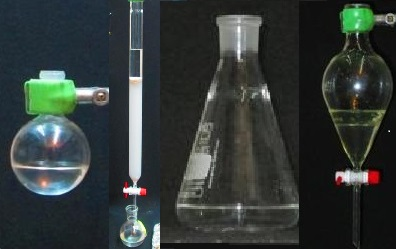
%> input picture Is.JPG, 396 x 249 px
$ octave --eval "result = MAIN_find_object_in_image;"   (GNU Octave 9; MATLAB toolbox functions it lacks are replaced by stand-ins)
%> lines starting %> are read from the running program, lines starting %| are printed output that depends on the picture; in (x1, y1, x2, y2) boxes, pixels count from 0 and x2, y2 are one past the last pixel; in counts of white or black regions, pixels touching at a corner belong together; the program's own positions count from 1
### Resize_binary_edge_image.m
function [mat]=Resize_binary_edge_image(I,Sy,Sx)
%{
Resize binary (logical) edge image I to new size Sy,Sx or to by size ratio
Sy (if Sx is not inserted), The resize image will also also be a binary edge image.
The connectivity/topology of all edges/curves in the original image I will be
maintained and the line thickness of the curves in the output image mat will
remain 1 pixel.


Input
I: Binary  edge image (logical type) consist of lines and curves with thickness of one pixels (such as curves, contour line, template, or edge images)

Sy,Sx: The size of the resized image
OR
Sy (no Sx) the scale ratio of the resized image to the original image

Output
mat: Resized version of the input image I, also binary edge image, the connectivity/topology of the edges/curves in I is maintain and also the line thickness remain one pixel

Note:
In addition to enlarging/shrinking of images can also be used to stretch edge images by using different  proportions (Sx,Sy) of output image dimension  to input image dimension .
%}
%close all;
[Hight,Width]=size(I);
if nargin==2 % if there is no Sx assume that Sy is the scale ratio between  the resized image and input image I else assume that Sy,Sx are the dimension of the new image
    Sx=round(Sy*Width);
    Sy=round(Sy*Hight);
end;
mat = logical(zeros(Sy,Sx));
dx=Sx/Width;
dy=Sy/Hight;
 [y,x]=find(I);
 [n,tt]=size(x);
for f=1:n
    if x(f)>1 && I(y(f),x(f)-1)==1 % Connect horizontal neighbour
        mat=ConnectPoints(mat,round(x(f)*dx),round(y(f)*dy),round((x(f)-1)*dx),round(y(f)*dy));
    end;
    if y(f)>1 && I(y(f)-1,x(f))==1 %connect vertical neighbour
          mat=ConnectPoints(mat,round(x(f)*dx),round(y(f)*dy),round((x(f))*dx),round((y(f)-1)*dy));
    end;
    if y(f)>1  && x(f)>1 &&  I(y(f)-1,x(f))==0 && I(y(f),x(f)-1)==0 && I(y(f)-1,x(f)-1)==1 % connect diagonal neighbor
        mat=ConnectPoints(mat,round(x(f)*dx),round(y(f)*dy),round((x(f)-1)*dx),round((y(f)-1)*dy));
    end;
     if y(f)>1  && x(f)<Width &&  I(y(f)-1,x(f))==0 && I(y(f),x(f)+1)==0 && I(y(f)-1,x(f)+1)==1 % connect second diagonal neighbor
         mat=ConnectPoints(mat,round(x(f)*dx),round(y(f)*dy),round((x(f)+1)*dx),round((y(f)-1)*dy));
    end;
end;
%imshow(mat);
end
%%%%%%%%%%%%%%%%%%%%%%%%%%%%%%%%%%%%%%%%%%%%%%%%%%%%%%%%%%%%%%%%%%%%%%%%%%%%%%%%%%%%%%%%%%%%%%%%%%%%%%%%%%%%%%%%%%%%%%%%%%%%%%%%%%%%%%%%%%%%%%%%%%%%%%%%%%%%%%%%%%%%%%%%%%%%
% [21 lines left out: function ConnectPoints, not called in this run]

### Template_match.m

function [score,  y, x ]=Template_match(Is,Itm,Itm_dilation)
%{
Find  templae Itm (binary) image Is (GreyScale).
Return y,x coordinates of the best match and its score

Itm_dilation: The amount of dilation for of the template. How much the template line will be thickened  (in pixels) for each side before crosscorelated with the image.
 The thicker the template the better its chance to overlap with edge of object in the image and more rigid the recognition process, however thick template can also reduce recognition accuracy.
The default value for this parameter is 1/40 of the average dimension size of the template Itm.
%}
%==========================================intialize optional paramters=================================================================================================================

if (nargin<1)
    Sitm=size(Itm);
Itm_dilation=floor(sqrt(Sitm(1)*Sitm(2))/80);% in order to avoid the edge from missing correct point by dilation the size of dilation is proportinal to the size of the item template dimension.
%tm_dilation=2
end;
%===================================================Prepare template=======================================================================================================================
%---------------------DILATE Template-------------------------------------------------------------------------------------------------------------------------------------------------
%%it might be that the border will be  tin to be idenified by single  edge
%dilution of the template will prevent it from being miss
It=double(Itm);
for f=1:1:Itm_dilation
    It=dilate(It);%DILATE Template
end

    Im=double(It);

%==================================================Prepare image========================================================================================
%----------------------------------------Transform image to canny edge--------------------------------------------------------------------------------------------------------

    Iedg=edge(Is,'canny');%,[highthresh/3,highthresh],1.1);
    Iedg=double(Iedg);


%==============================================Search for template in the image===============================================================================================
%------------------------------------------------------------------------------filter-----------------------------------------------------------------------------------------------------

Itr=imfilter(Iedg,Im,'same');%use filter/kernal to scan the cross correlation of the image Iedg to the template and give match of the cross corelation scoe for each pixel in the image
%---------------------------------------------------------------------------normalized according to template size (fraction of the template points that was found)------------------------------------------------------------------------------------------------
Itr=Itr./sqrt(sum(sum(Itm)));% normalize score match by the number of pixels in the template to avoid biase toward large template
%---------------------------------------------------------------------------find the location best match
mx=max(max(Itr));
[y,x]=find(Itr==mx,  1, 'first'); % find the location first 10 best matches which their score is at least thresh percents of the maximal score and put them in the x,y array
score=zeros(size(y));
ss=size(Itm);


   score=Itr(y(1),x(1));
   y(1)=round(y(1)-ss(1)/2);% normalize the location of the cordinate to so it will point on the edge of the image and not its center
   x(1)=round(x(1)-ss(2)/2);
%====================================For display only mark the ves result on the image=======================================================================
end
%%%%%%%%%%%%%%%%%%%%%%%%%%%DILATE%%%%%%%%%%%%%%%%%%%%%%%%%%%%%%%%%%%%%%%%%%%%%%%%%%%%%%%%%%%%%%%%%%%%%%%%%%%%%%%%%%%%%%%%%%%%%%55
% dilate binary image bw
function bw2=dilate(bw)
bw2=imdilate(bw,strel('square',3));%dilate image
end

### set2.m
function [m2] = set2( m,k,v,y ,x )
% set value of  v in coordinates k of image m  with initial position x and y,
if nargin<4
    y=0;
    x=0;
end;
if x<0
    x=0;
end;
if y<0
    y=0;
end;
[a,b]=size(k);
m2=m;
for f=1:1:a
    m2(k(f,1)+y,k(f,2)+x)=v;
%m(6,6)=7;
end
end

### MAIN_find_object_in_image.m
function [Ismarked,Iborders,Ybest,Xbest, ItmSize, BestScore]= MAIN_find_object_in_image(Is,Itm, Itm_dilation)
%{
Find Template Itm in image Is.
The  template does not have to fit the size of the object in the image.
The program scan various of size ratios of template to image to find the location and size ratios of the best match.
The function can use template match to find the object in the image

Input (Essential):
Is: Color image with the object to be found.
Itm: Template of the object to be found. The template is written as binary image with the boundary of the template marked 1(white) and all the rest of the pixels marked 0.
Template of object Itm could be created by extracting the object boundary in image with uniform background,
this could be done (for symmetric objects) using the code at: http://www.mathworks.com/matlabcentral/fileexchange/46887-find-boundary-of-symmetric-object-in-image

Optional input
Itm_dilation: The amount of dilation for of the template. How much the template line will be thickened  (in pixels) for each side before crosscorelated with the image.
 The thicker the template the better its chance to overlap with edge of object in the image and more rigid the recognition process, however thick template can also reduce recognition accuracy.
The default value for this parameter is 1/40 of the average dimension size of the template Itm.

Output
Ismarked: The image (Isresize) with the template marked upon it in the location of and size of the best match.
Iborders: Binary image of the borders of the template/object in its scale and located in the place of the best match on the image.
Ybest Xbest: location on the image (in pixels) were the template were found to give the best score (location the top left pixel of the template Itm in the image).
ItmSize: The size of  the template that give the best match
BestScore: Score of the best match found in the scan (the score of the output).


%}
%%%%%%%%%%%%%%%%%%%%%%%%%%%%%%%%%%%%%initialize optiona paramters%%%%%%%%%%%%%%%%%%%%%%%%%%%%%%%%%%%%%%%%%%%%%%%%%%%%%%%%%%%%%%%%%%%%%%%%%%%%%%%%%
if (nargin<1)  Is=imread('Is.jpg');  end; %Read image
%> in MAIN_find_object_in_image, Is is the input picture: size 249x396x3 uint8; mean R, G, B 50.6, 57.6, 55.4
if (nargin<2)  Itm=imread('Itm.tif');end; %Read template image
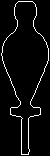
%> input picture Itm.tif, 50 x 156 px
%> after `Itm=imread('Itm.tif')`: Itm: size 156x50 logical; 4.6% white in thin lines or dots
if (nargin<3)
    Sitm=size(Itm);
%> Sitm = [156 50]
    Itm_dilation=floor(sqrt(Sitm(1)*Sitm(2))/80); % dilation level of the template.
%> Itm_dilation = 1
    %In order to avoid the edge from missing correct point by dilation the size of dilation is proportinal to the size of the item template dimension.
end;
Is=rgb2gray(Is);
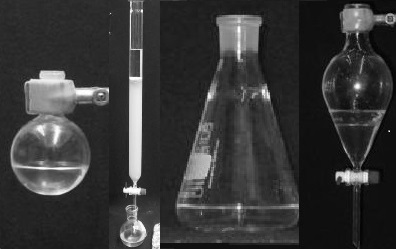
%> Is: size 249x396 uint8; min 0, max 255, mean 55.3
Itm=logical(Itm);% make sure Itm is boolean image
BestScore=-100000;
close all;
imtool close all;
%%%%%%%%%%%%%%%%Some parameters%%%%%%%%%%%%%%%%%%%%%%%%%%%%%%%%%%%%%%%%%%%%%%%%%%%%%%%%%%555555555
St=size(Itm);
%> St = [156 50]
Ss=size(Is);
%> Ss = [249 396]
SizeRatio=min(Ss(1)/St(1), Ss(2)/St(2)); % size ratio between the template Itm and image Is (minimum dimension)
%> SizeRatio = 1.6
%%%%%%%%%%%%%%%%%%%%%%%%%%%%%%%%%%%%%%%%%%%%%%%%Main Scan  %%%%%%%%%%%%%%%%%%%%%%%%%%%%%%%%%%%%%%%%%%%%%%%%%%%%%%%%%%%%%%%%%%%%%%%%%%%%%%%%%%%%%%%%%%%%%%%%%%%%%%%%%%%%%%%%%%%%%%%%%%%%%%%%%
%----------------------------Resize template Itm in each cycle and search for the template in the target image Is-----------------------------------------------------------------------------------------------------------------------
%Start by resizing the tempplate Itm to the max size that fit the image Is and then resize shrinked it in
%Jumps of 0.5% and use hough/template match for every resized  version to the image
for Scale=100:-0.5:2   % Determine the size of the template Itm in each step of the loop in percetage (100 is original size)
    disp([num2str(100-Scale) '% Scanned']);
    Itr=Resize_binary_edge_image(Itm,SizeRatio*Scale/100); % resize the template line while maintianing it is binary close countour line image with thinkness of 1 pixel
    St=size(Itr);% write the new size of resize template Itr
      if (St(1)*St(2)<400) break; end; %if the resize template contain less then 300 pixels it is to for practical matching and the loop is terminated
 %-----------------------------------------------------------------------------------------------------------------------------------------
 % the actuall recogniton step of the resize template Itm in the orginal image Is and return location of best match and its score can occur in one of three modes given in search_mode
               [score,  y,x ]=Template_match(Is,Itr,Itm_dilation); %apply template matching here and return list of good points (x,y) and their scoring

     %--------------------------if the correct match score is better then previous best match write the paramter of the match as the new best match------------------------------------------------------
     if (score(1)>BestScore) % if item  result scored higher then the previous result
           BestScore=score(1);% remember best score
             Ybest=y(1);% mark best location y
           Xbest=x(1);% mark best location x
           ItmSize=size(Itr);
     end;
%-------------------------------mark best found location on image----------------------------------------------------------------------------------------------------------------------------------------------------------------------------------------
end;
%> this loop made 173 passes
%> (mx in Template_match, y, x, score, BestScore, Ybest, Xbest) on passes 1, 2, 3, 4, 5, 6, 7, 8, 10: (13.65, 1, 317, 13.65, 13.65, 1, 317), (16.12, 0, 318, 16.12, 16.12, 0, 318), (16.47, 1, 318, 16.47, 16.47, 1, 318), (17, 2, 318, 17, 17, 2, 318), (17.37, 2, 318, 17.37, 17.37, 2, 318), (17.75, 2, 318, 17.75, 17.75, 2, 318), (18.93, 2, 319, 18.93, 18.93, 2, 319), (19.01, 2, 319, 19.01, 19.01, 2, 319), (19.32, 2, 319, 19.32, 19.32, 2, 319)
%> (mx in Template_match, y, x, score) on passes 9, 11, 12, 13, 14, 15: (18.81, 3, 319, 18.81), (19.03, 3, 319, 19.03), (19.1, 6, 320, 19.1), (19.05, 5, 320, 19.05), (19.11, 6, 320, 19.11), (18.76, 5, 320, 18.76)
%> pass 1, in Template_match, `Im=double(It);`:
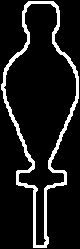
%> Im: size 249x80 double; values 0 (black) and 1 (white), 10.5% white; 1 white region, box (x1, y1, x2, y2) and area: (1, 1, 79, 248) 2094
%> pass 1, in Template_match, `Iedg=edge(Is,'canny');`:
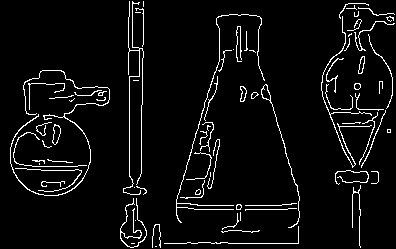
%> Iedg: size 249x396 logical; 5.1% white in thin lines or dots
%%%%%%%%%%%%%%%%%%%%%%%%%%%%%%%%%%%%%%%%%%%%%%%%%%%%%%%%%%%%%output%%%%%%%%%%%%%%%%%%%%%%%%%%%%%%%%%%%%%%%%%%%%%%%%%%%%%%%%%%%%%%%%%%%%%%%%%%%%%%%%%%
%%%%%%%%%%%%%%%%%%%%%%%%%%%%%%%%%%%%%%%%%%%%%%%%%%%%%%%%%%%%%%show   best match optional part can be removed %%%%%%%%%%%%%%%%%%%%%%%%%%%%%%%%%%%%%%%%%%%%%%%%%%%%%%%%%%%%%%%%%%%%%%%%%%%%%%%%%%%%%%%%%%%%%%%%%%%%%%%%%%%%%%%%%%%%%%%%%%%%

if BestScore>-100000% Display best match
      Itr=Resize_binary_edge_image(Itm,ItmSize(1),ItmSize(2));
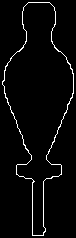
%> Itr: size 238x76 logical; 3.3% white in thin lines or dots
            [yy,xx] =find(Itr);
             Ismarked=set2(Is,[yy,xx],255,Ybest,Xbest);%Mark best match on image
%> after the loop in set2, `for f=1:1:a`:
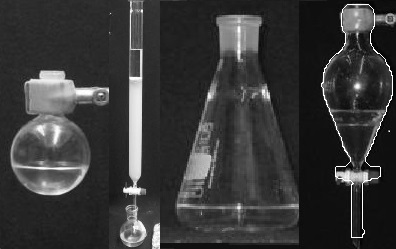
%> m2: size 249x396 uint8; 0.61% of pixels changed, all inside (x1, y1, x2, y2) = (321, 4, 393, 238)
            imshow(Ismarked);
            Iborders=logical(zeros(size(Is)));
       Iborders=set2(Iborders,[yy,xx],1,Ybest,Xbest);
%> call 2 of set2, with v = 1, y = 2, x = 319
%> after the loop in set2 (call 2), `for f=1:1:a`:
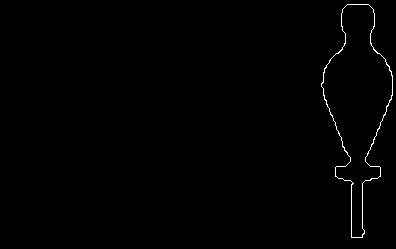
%> m2: size 249x396 logical; 0.61% white in thin lines or dots, all inside (x1, y1, x2, y2) = (321, 4, 393, 238)
else % if no match
   disp('Error no match founded');
    Ismarked=0;% assign arbitary value to avoid
       Iborders=0;
       Iborders=0;

end;
end
